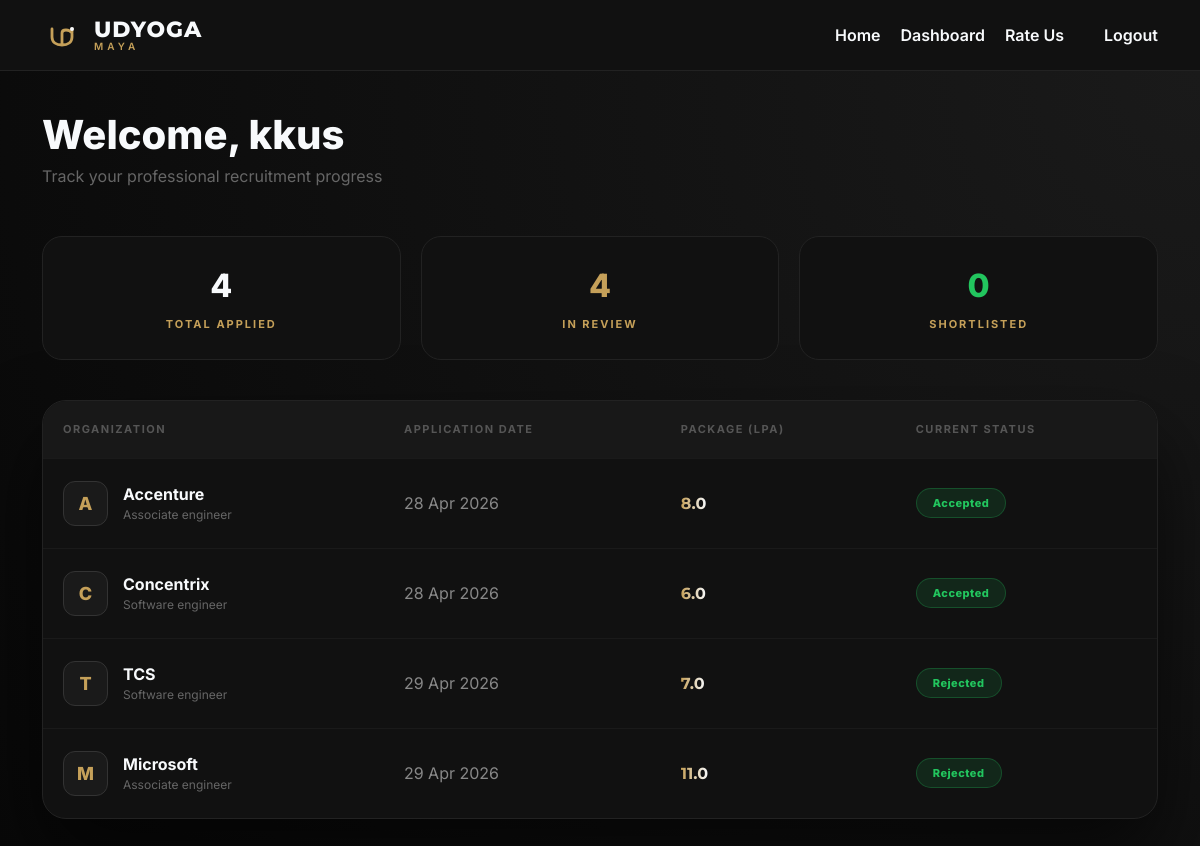
Page /dashboard/ (signed in) on the committed database.
### placements/models.py (models this page shows, shortened)
class Application(models.Model):
    STATUS_CHOICES = [
        ('Pending', 'Pending'),
        ('Accepted', 'Accepted'),
        ('Rejected', 'Rejected'),
    ]
    student = models.ForeignKey(User, on_delete=models.CASCADE)
    job = models.ForeignKey(JobPost, on_delete=models.CASCADE)
    applied_on = models.DateTimeField(auto_now_add=True)
    status = models.CharField(max_length=20, choices=STATUS_CHOICES, default="Pending")
    class Meta:
        unique_together = ('student', 'job')

class JobPost(models.Model):
    company_name = models.CharField(max_length=200)
    job_title = models.CharField(max_length=200)
    description = models.TextField()
    salary_lpa = models.FloatField(verbose_name="Package in LPA")
    min_cgpa_required = models.DecimalField(max_digits=4, decimal_places=2)
    posted_on = models.DateTimeField(auto_now_add=True)

### placements/views.py (the view)
# urls.py: path('dashboard/', views.dashboard, name='dashboard'),
@login_required
def dashboard(request):
    user_applications = Application.objects.filter(student=request.user).select_related('job')
    return render(request, 'dashboard.html', {'applications': user_applications})

### placements/templates/dashboard.html (shortened to what this page needs)
{% extends 'base.html' %}
{% block content %}
<div class="dashboard-wrapper">
    <div class="container">
        <div class="mb-5">
            <h1 style="color: #f8fafc; font-weight: 800; margin-bottom: 5px;">Welcome, {{ user.username }}</h1>
            <p style="color: #666;">Track your professional recruitment progress</p>
        </div>
        <div class="stats-grid">
            <div class="stat-card">
                <span class="stat-value">{{ applications|length }}</span>
                <span class="stat-label">Total Applied</span>
            </div>
            <div class="stat-card">
                <span class="stat-value" style="color: #c5a059;">
                    {% if applications %}{{ applications|length }}{% else %}0{% endif %}
                </span>
                <span class="stat-label">In Review</span>
            </div>
            <div class="stat-card">
                <span class="stat-value" style="color: #22c55e;">0</span>
                <span class="stat-label">Shortlisted</span>
            </div>
        </div>
        <div class="main-card">
            {% if applications %}
                <div class="table-responsive">
                    <table class="table-custom">
                        <thead>
                            <tr>
                                <th>Organization</th>
                                <th>Application Date</th>
                                <th>Package (LPA)</th>
                                <th>Current Status</th>
                            </tr>
                        </thead>
                        <tbody>
                            {% for app in applications %}
                            <tr>
                                <td>
                                    <div class="d-flex align-items-center">
                                        <div class="company-logo-placeholder">
                                            {{ app.job.company_name|slice:":1" }}
                                        </div>
                                        <div>
                                            <div style="font-weight: 700; font-size: 16px;">{{ app.job.company_name }}</div>
                                            <div style="color: #666; font-size: 12px;">{{ app.job.job_title }}</div>
                                        </div>
                                    </div>
                                </td>
                                <td style="color: #888;">{{ app.applied_on|date:"d M Y" }}</td>
                                <td><span class="salary-tag">{{ app.job.salary_lpa }}</span></td>
                                <td>
                                    <span class="status-pill {% if app.status == 'Pending' %}pill-pending{% else %}pill-accepted{% endif %}">
                                        {{ app.status }}
                                    </span>
                                </td>
                            </tr>
                            {% endfor %}
                        </tbody>
                    </table>
                </div>
            {% else %}
                <div class="text-center py-5">
                    <p style="color: #666;">No active applications found. Explore jobs to get started.</p>
                    <a href="{% url 'home' %}" class="btn-gold" style="display: inline-block; text-decoration: none;">Explore Jobs</a>
                </div>
            {% endif %}
        </div>
    </div>
</div>
{% endblock %}

### placements/templates/base.html (style rules this page uses)
:root { --charcoal: #080808; --matte-gold: #c5a059; --paper-white: #f8fafc; }
body { background-color: var(--charcoal); color: var(--paper-white); font-family: 'Inter', sans-serif; margin: 0; min-height: 100vh; }

### placements/templates/dashboard.html (style rules this page uses)
.dashboard-wrapper { padding: 40px 20px; background: radial-gradient(circle at top right, #1a1a1a, #080808); min-height: 95vh; }
.stats-grid { display: grid; grid-template-columns: repeat(auto-fit, minmax(200px, 1fr)); gap: 20px; margin-bottom: 40px; }
.stat-card { background: #111; border: 1px solid #222; padding: 25px; border-radius: 20px; text-align: center; transition: 0.3s; }
.stat-value { font-size: 32px; font-weight: 800; color: #f8fafc; display: block; }
.stat-label { color: #c5a059; font-size: 11px; text-transform: uppercase; letter-spacing: 2px; font-weight: 700; }
.main-card { background: #111; border: 1px solid #222; border-radius: 24px; overflow: hidden; box-shadow: 0 40px 80px rgba(0,0,0,0.6); }
.table-custom { width: 100%; border-collapse: separate; border-spacing: 0; }
.table-custom th { background: #181818; color: #555; font-size: 11px; text-transform: uppercase; letter-spacing: 1.5px; padding: 20px; border: none; }
.table-custom tr { transition: 0.2s; }
.table-custom td { padding: 22px 20px; border-top: 1px solid #1a1a1a; color: #f8fafc; vertical-align: middle; }
.company-logo-placeholder { width: 45px; height: 45px; background: #1a1a1a; border: 1px solid #333; border-radius: 12px; display: flex; align-items: center; justify-content: center; color: #c5a059; font-weight: 800; font-size: 18px; margin-right: 15px; }
.status-pill { padding: 6px 16px; border-radius: 100px; font-size: 11px; font-weight: 800; display: inline-block; letter-spacing: 0.5px; }
.pill-accepted { background: #22c55e20; color: #22c55e; border: 1px solid #22c55e40; }
.salary-tag { font-family: 'Montserrat', sans-serif; font-weight: 700; background: linear-gradient(to right, #c5a059, #f8fafc); -webkit-background-clip: text; -webkit-text-fill-color: transparent; }

### rows in the picture
Application: job.company_name "A", job.company_name "Accenture", job.job_title "Associate engineer", applied_on "28 Apr 2026", job.salary_lpa "8.0", status "Accepted"
Application: job.company_name "C", job.company_name "Concentrix", job.job_title "Software engineer", applied_on "28 Apr 2026", job.salary_lpa "6.0", status "Accepted"
Application: job.company_name "T", job.company_name "TCS", job.job_title "Software engineer", applied_on "29 Apr 2026", job.salary_lpa "7.0", status "Rejected"
Application: job.company_name "M", job.company_name "Microsoft", job.job_title "Associate engineer", applied_on "29 Apr 2026", job.salary_lpa "11.0", status "Rejected"

### other values in the picture
{{ user.username }} "kkus"
{{ applications|length }} "4"
